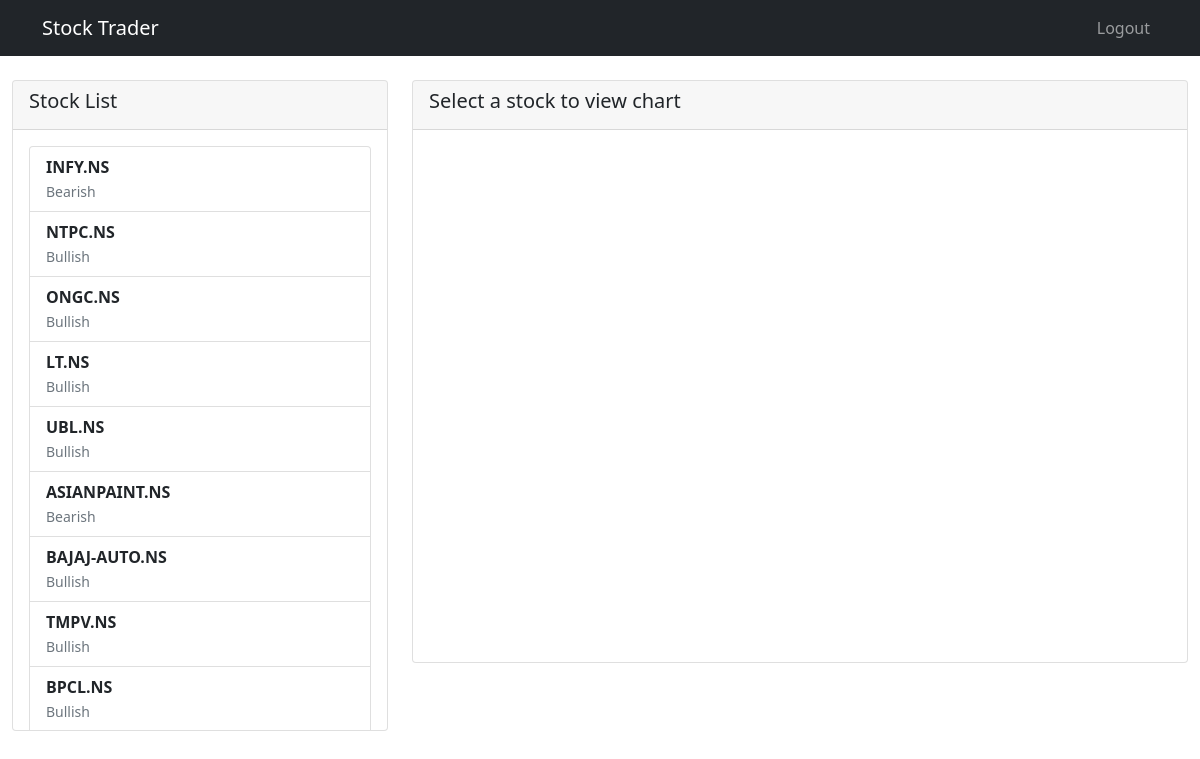
The app's page / (signed in) with its own data.
### stocks/models.py (models this page shows, shortened)
class BearishStock(models.Model):
    symbol = models.CharField(max_length=20)
    date = models.DateField()
    close = models.FloatField()
    prev_close = models.FloatField()
    rsi = models.FloatField()
    ema20 = models.FloatField()
    ema50 = models.FloatField()
    created_at = models.DateTimeField(auto_now_add=True)

class BullishStock(models.Model):
    symbol = models.CharField(max_length=20)
    date = models.DateField()
    close = models.FloatField()
    prev_close = models.FloatField()
    rsi = models.FloatField()
    ema20 = models.FloatField()
    ema50 = models.FloatField()
    vwap = models.FloatField()
    created_at = models.DateTimeField(auto_now_add=True)

### stocks/views.py (the view)
# urls.py: path('', views.dashboard, name='dashboard'),
@login_required
def dashboard(request):
    retest_stocks = RetestStock.objects.all()
    bullish_stocks = BullishStock.objects.all()
    bearish_stocks = BearishStock.objects.all()
    all_stocks = set()
    for stock in retest_stocks:
        all_stocks.add(stock.symbol)
    for stock in bullish_stocks:
        all_stocks.add(stock.symbol)
    for stock in bearish_stocks:
        all_stocks.add(stock.symbol)
    stocks_data = []
    for symbol in all_stocks:
        stock_info = {'symbol': symbol, 'categories': []}
        if RetestStock.objects.filter(symbol=symbol).exists():
            retest = RetestStock.objects.filter(symbol=symbol).first()
            stock_info['categories'].append(f"Retest ({retest.retest_type})")
        if BullishStock.objects.filter(symbol=symbol).exists():
            stock_info['categories'].append("Bullish")
        if BearishStock.objects.filter(symbol=symbol).exists():
            stock_info['categories'].append("Bearish")
        stocks_data.append(stock_info)
    return render(request, 'stocks/dashboard.html', {'stocks': stocks_data})

### stocks/templates/stocks/dashboard.html (shortened to what this page needs)
<!DOCTYPE html>
<html lang="en">
<head>
    <link href="https://cdn.jsdelivr.net/npm/bootstrap@5.1.3/dist/css/bootstrap.min.css" rel="stylesheet">
</head>
<body>
    <nav class="navbar navbar-expand-lg navbar-dark bg-dark">
        <div class="container">
            <a class="navbar-brand" href="#">Stock Trader</a>
            <div class="navbar-nav ms-auto">
                <a class="nav-link" href="{% url 'logout' %}">Logout</a>
            </div>
        </div>
    </nav>
    <div class="container-fluid mt-4">
        <div class="row">
            <div class="col-md-4">
                <div class="card">
                    <div class="card-header">
                        <h5>Stock List</h5>
                    </div>
                    <div class="card-body" style="max-height: 600px; overflow-y: auto;">
                        <div class="list-group">
                            {% for stock in stocks %}
                                <a href="#" class="list-group-item list-group-item-action stock-item" data-symbol="{{ stock.symbol }}">
                                    <strong>{{ stock.symbol }}</strong>
                                    <br>
                                    <small class="text-muted">{{ stock.categories|join:", " }}</small>
                                </a>
                            {% endfor %}
                        </div>
                    </div>
                </div>
            </div>
            <div class="col-md-8">
                <div class="card">
                    <div class="card-header">
                        <h5 id="chart-title">Select a stock to view chart</h5>
                    </div>
                    <div class="card-body">
                        <div id="stockChart" style="width: 100%; height: 500px;"></div>
                    </div>
                </div>
            </div>
        </div>
    </div>
</body>
</html>

### records on screen
BearishStock: symbol "INFY.NS"
BullishStock: symbol "NTPC.NS"
BullishStock: symbol "ONGC.NS"
BullishStock: symbol "LT.NS"
BullishStock: symbol "UBL.NS"
BearishStock: symbol "ASIANPAINT.NS"
BullishStock: symbol "BAJAJ-AUTO.NS"
BullishStock: symbol "TMPV.NS"
BullishStock: symbol "BPCL.NS"

### other values on screen
{{ stock.categories|join:", " }} "Bearish" "Bullish" "Bullish" "Bullish" "Bullish" "Bearish" "Bullish" "Bullish" "Bullish"
